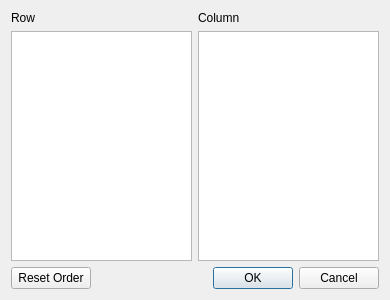
<?xml version="1.0" encoding="UTF-8"?>
<ui version="4.0">
 <class>SwapDialog</class>
 <widget class="QDialog" name="SwapDialog">
  <property name="geometry">
   <rect>
    <x>0</x>
    <y>0</y>
    <width>390</width>
    <height>300</height>
   </rect>
  </property>
  <property name="minimumSize">
   <size>
    <width>390</width>
    <height>300</height>
   </size>
  </property>
  <property name="windowTitle">
   <string>Swap</string>
  </property>
  <layout class="QGridLayout" name="gridLayout">
   <item row="1" column="0">
    <widget class="QListWidget" name="listWidgetRow"/>
   </item>
   <item row="1" column="1">
    <widget class="QListWidget" name="listWidgetColumn"/>
   </item>
   <item row="0" column="1">
    <widget class="QLabel" name="labelColumn">
     <property name="text">
      <string>Column</string>
     </property>
    </widget>
   </item>
   <item row="0" column="0">
    <widget class="QLabel" name="labelRow">
     <property name="text">
      <string>Row</string>
     </property>
    </widget>
   </item>
   <item row="2" column="0">
    <widget class="QPushButton" name="pushButton">
     <property name="sizePolicy">
      <sizepolicy hsizetype="Fixed" vsizetype="Fixed">
       <horstretch>0</horstretch>
       <verstretch>0</verstretch>
      </sizepolicy>
     </property>
     <property name="text">
      <string>Reset Order</string>
     </property>
    </widget>
   </item>
   <item row="2" column="1">
    <widget class="QDialogButtonBox" name="buttonBox">
     <property name="orientation">
      <enum>Qt::Horizontal</enum>
     </property>
     <property name="standardButtons">
      <set>QDialogButtonBox::Cancel|QDialogButtonBox::Ok</set>
     </property>
    </widget>
   </item>
  </layout>
 </widget>
 <resources/>
 <connections>
  <connection>
   <sender>buttonBox</sender>
   <signal>accepted()</signal>
   <receiver>SwapDialog</receiver>
   <slot>accept()</slot>
   <hints>
    <hint type="sourcelabel">
     <x>248</x>
     <y>254</y>
    </hint>
    <hint type="destinationlabel">
     <x>157</x>
     <y>274</y>
    </hint>
   </hints>
  </connection>
  <connection>
   <sender>buttonBox</sender>
   <signal>rejected()</signal>
   <receiver>SwapDialog</receiver>
   <slot>reject()</slot>
   <hints>
    <hint type="sourcelabel">
     <x>316</x>
     <y>260</y>
    </hint>
    <hint type="destinationlabel">
     <x>286</x>
     <y>274</y>
    </hint>
   </hints>
  </connection>
 </connections>
</ui>
